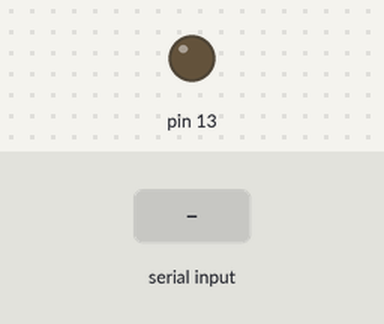
The sketch below on a simulated Arduino Uno, built with avr-gcc and run on an emulated ATmega328P. Parts: output pins drawn as LEDs (lit = HIGH). Inputs (shaded band) come from the test bench. What the sketch prints to the serial monitor is not drawn.

Above: at 1.2 s.
1.3 s: "o" received over Serial
At 2.0 s:
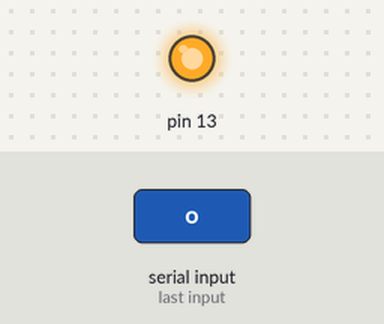
2.8 s: "f" received over Serial
At 3.1 s:
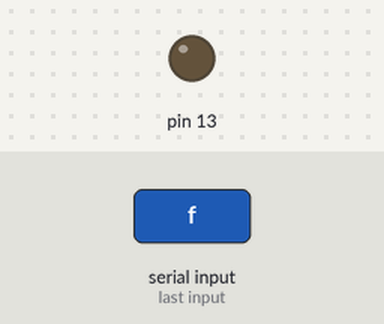
4.3 s: "O" received over Serial
At 5.5 s:
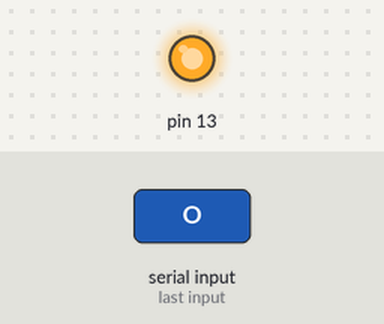
Timing chart, 0 to 7.3 s (numbered marks = the images above; inputs shaded):
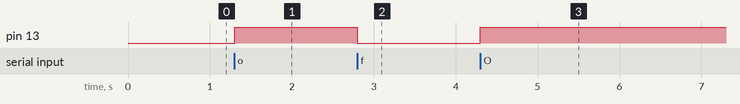

The sketch:

LedOnboardWithUserInput.ino
```cpp
void setup() {
  pinMode(13, OUTPUT);
  Serial.begin(9600);
  Serial.println("LED is ready");
}

void loop() {
  if (Serial.available()) {
    char z = Serial.read();
    if (z == 'o' || z == 'O') {
      digitalWrite(13, HIGH);
    }
    if (z == 'f' || z == 'F') {
      digitalWrite(13, LOW);
    }
  }
}
```

Measured:
- after the input at 1.3 s, pin 13: LOW → HIGH at once
- after the input at 2.8 s, pin 13: HIGH → LOW at once
- after the input at 4.3 s, pin 13: LOW → HIGH at once
